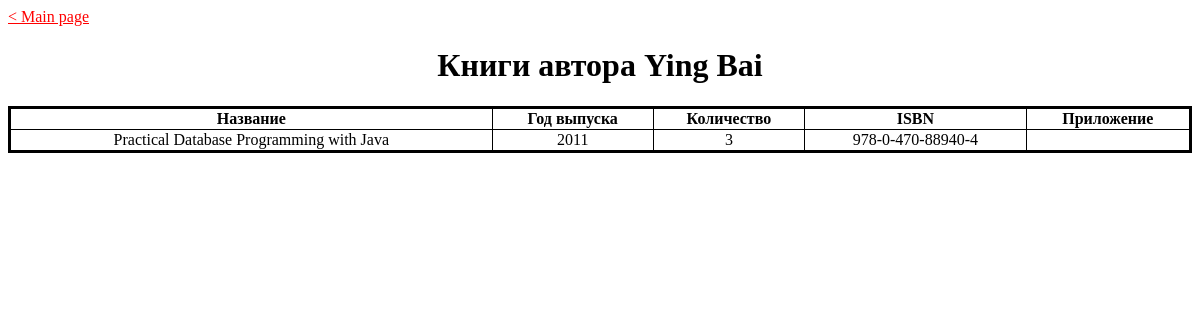
Screenshot of /books-by-author.php?auth_id=2 with the database file from the repository.
### tables this page shows
CREATE TABLE `authors` (
  `id` int(11) NOT NULL,
  `name` text NOT NULL
);

CREATE TABLE `literature` (
  `id_book` int(11) NOT NULL,
  `name` text NOT NULL,
  `publication_date` date NOT NULL,
  `publisher` text NOT NULL,
  `quantity` int(11) NOT NULL,
  `ISBN` varchar(20) NOT NULL,
  `journal number` int(11) DEFAULT NULL,
  `type` enum('Book','Journal','Newspaper','') NOT NULL,
  `fid_resourse` int(11) DEFAULT NULL
);

### books-by-author.php (the view, shortened to what this page needs)
<?php
	require 'conn.php';
	$stm = "SELECT name FROM authors WHERE id=?;";
	$pdo_stm = $pdo->prepare($stm);
	$pdo_stm->execute(
		array( $_GET['auth_id'] )
	);
	$title = "Книги автора " . $pdo_stm->fetch()['name'];
?>
<!DOCTYPE html>
<html lang="ru">
<head>
	<link rel="stylesheet" href="style.css">
</head>
<body>
	<h1>
		<?php echo $title;	?>
	</h1>
	<table border="1">
		<thead>
			<th>Название</th>
			<th>Год выпуска</th>
			<th>Количество</th>
			<th>ISBN</th>
			<th>Приложение</th>
		</thead>
		<tbody>
			<?php
				$stm = "
SELECT l.name, DATE_FORMAT(l.publication_date, '%Y'), l.quantity, l.ISBN, r.title
	FROM book_authors ba
	INNER JOIN literature l ON l.id_book=ba.fid_book
    LEFT JOIN resourse r ON r.id=l.fid_resourse
    WHERE ba.fid_authors=? AND l.type LIKE 'Book';";
    			$pdo_stm = $pdo->prepare($stm);
    			$pdo_stm->setFetchMode(PDO::FETCH_NUM);
    			$pdo_stm->execute(
    				array($_GET['auth_id'])
    			);
    			foreach ($pdo_stm as $row) {
    				echo "<tr>";
    				foreach ($row as $value) {
    					echo "<td>"
    						. $value
    						. "</td>";
    				}
    				echo "</tr>";
    			}
    		?>
		</tbody>
	</table>
</body>

### style.css (style rules this page uses)
body { text-align: center; }
table { width: 100%; border-collapse: collapse; border: 3px solid black; }
.main-page-link { display: block; text-align: start; color: red; }

### rows the page displays
authors: name "Книги автора Ying Bai"
literature: name "Practical Database Programming with Java", value "2011", quantity "3", ISBN "978-0-470-88940-4"

### other values shown
file_get_contents("main-page-link.htm") "< Main page"
